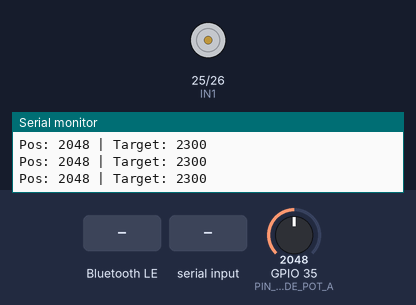
Simulated run of this sketch. Board: ESP32. On the bench: motor-driver pin pairs drawn as motors (green arrow = first pin HIGH = forward, orange = second pin HIGH = backward, longer = more drive, scaled by the enable pin), the last lines printed to the serial monitor. The inputs (shaded band) are chosen by the test bench; at power-on: GPIO 35 (PIN_SLIDE_POT_A) = 2048. Nothing arrives over Bluetooth unless stated; a phone connects over Bluetooth LE 3 s after start.

Above: at 1.2 s.
1.3 s: Bluetooth LE write "left" received
At 1.6 s:
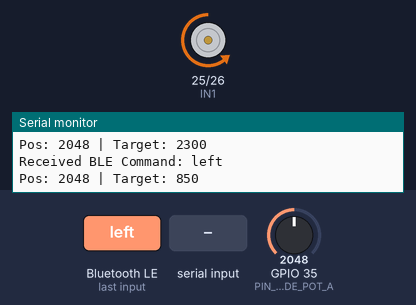
2.8 s: GPIO 35 (PIN_SLIDE_POT_A) set to 906
4.5 s: GPIO 35 (PIN_SLIDE_POT_A) set to 847
At 5.6 s:
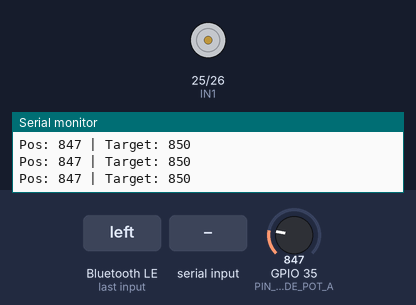
6.0 s: Bluetooth LE write "right" received
At 7.2 s:
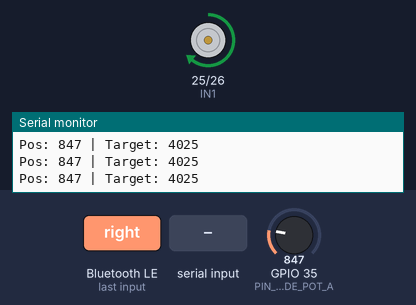
7.5 s: "left\n" received over Serial
At 7.9 s:
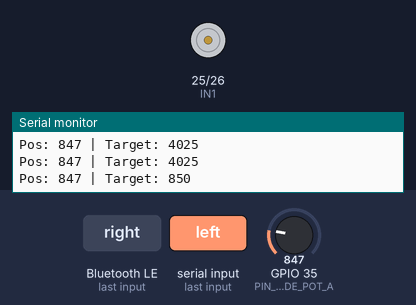
9.0 s: "right\n" received over Serial
At 9.7 s:
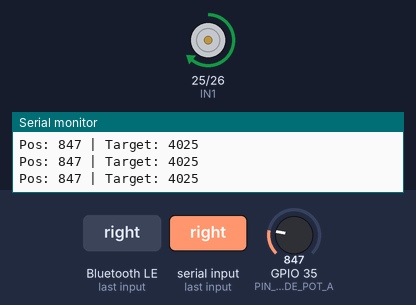
Timing chart, 0 to 11.5 s (numbered marks = the images above; inputs shaded):
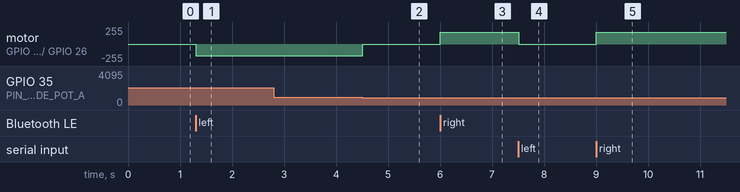

The sketch:

ESP32RangeBLE.ino
```cpp
#include <BLEDevice.h>
#include <BLEServer.h>
#include <BLEUtils.h>

#define PIN_SLIDE_POT_A 35

// Targets
#define RIGHT_TARGET 4025
#define LEFT_TARGET 850
#define MID_TARGET 2300

// Limits
#define RIGHT_LIMIT 4094
#define LEFT_LIMIT 700

#define TOLERANCE 25

// Motor pins
const int IN1 = 25;
const int IN2 = 26;
const int ENA = 27;

// PWM (ESP32 core v3)
const int pwmFreq = 5000;
const int pwmResolution = 8;
const int motorSpeed = 180;

// --- BLE UUIDs ---
#define SERVICE_UUID        "4fafc201-1fb5-459e-8fcc-c5c9c331914b"
#define CHARACTERISTIC_UUID "beb5483e-36e1-4688-b7f5-ea07361b26a8"

String command = "";

enum State {STOP, LEFT, RIGHT, STRAIGHT};
State currentState = STOP;

unsigned long lastPrintTime = 0;

// --- BLE Connection State Variables ---
BLEServer* pServer = NULL;
bool deviceConnected = false;
bool oldDeviceConnected = false;

// --- BLE Server Callbacks (Handles Connect/Disconnect) ---
class MyServerCallbacks: public BLEServerCallbacks {
    void onConnect(BLEServer* pServer) {
      deviceConnected = true;
      Serial.println("BLE Device Connected!");
    };

    void onDisconnect(BLEServer* pServer) {
      deviceConnected = false;
      Serial.println("BLE Device Disconnected!");
    }
};

// --- BLE Characteristic Callbacks (Handles incoming messages) ---
class MyCallbacks: public BLECharacteristicCallbacks {
    void onWrite(BLECharacteristic *pCharacteristic) {
      String rxValue = pCharacteristic->getValue().c_str();
      rxValue.trim();

      if (rxValue.length() > 0) {
        Serial.print("Received BLE Command: ");
        Serial.println(rxValue);

        // USE EQUALSIGNORECASE HERE FOR BLUETOOTH
        if (rxValue.equalsIgnoreCase("left")) currentState = LEFT;
        else if (rxValue.equalsIgnoreCase("right")) currentState = RIGHT;
        else if (rxValue.equalsIgnoreCase("straight")) currentState = STRAIGHT;
        else if (rxValue.equalsIgnoreCase("stop")) currentState = STOP;
      }
    }
};

void setup() {
  Serial.begin(115200);

  pinMode(PIN_SLIDE_POT_A, INPUT);
  pinMode(IN1, OUTPUT);
  pinMode(IN2, OUTPUT);

  ledcAttach(ENA, pwmFreq, pwmResolution);
  ledcWrite(ENA, motorSpeed);

  stopMotor();

  // --- BLE Setup ---
  Serial.println("Starting BLE...");
  BLEDevice::init("ESP32_Motor_Controller");

  pServer = BLEDevice::createServer();
  pServer->setCallbacks(new MyServerCallbacks()); // Attach server callbacks

  BLEService *pService = pServer->createService(SERVICE_UUID);

  BLECharacteristic *pCharacteristic = pService->createCharacteristic(
                                         CHARACTERISTIC_UUID,
                                         BLECharacteristic::PROPERTY_READ |
                                         BLECharacteristic::PROPERTY_WRITE
                                       );

  pCharacteristic->setCallbacks(new MyCallbacks());

  pService->start();

  BLEAdvertising *pAdvertising = BLEDevice::getAdvertising();
  pAdvertising->addServiceUUID(SERVICE_UUID);
  pAdvertising->setScanResponse(true);
  pAdvertising->setMinPreferred(0x06);
  pAdvertising->setMinPreferred(0x12);
  BLEDevice::startAdvertising();

  Serial.println("BLE Ready! Connect to 'ESP32_Motor_Controller' in nRF Connect.");
}

void loop() {
  // --- BLE Reconnection Logic ---
  // If the device just disconnected, restart advertising
  if (!deviceConnected && oldDeviceConnected) {
      delay(500); // Give the Bluetooth stack a moment to reset
      pServer->startAdvertising();
      Serial.println("Restarted Advertising...");
      oldDeviceConnected = deviceConnected;
  }
  // If a device just connected, update state
  if (deviceConnected && !oldDeviceConnected) {
      oldDeviceConnected = deviceConnected;
  }

  // --- Main Control Loop ---
  int pos = analogRead(PIN_SLIDE_POT_A);

  if (Serial.available()) {
    command = Serial.readStringUntil('\n');
    command.trim();

    if (command.equalsIgnoreCase("left")) currentState = LEFT;
  else if (command.equalsIgnoreCase("right")) currentState = RIGHT;
  else if (command.equalsIgnoreCase("straight")) currentState = STRAIGHT;
  else if (command.equalsIgnoreCase("stop")) currentState = STOP;
  }

  int target = MID_TARGET;

  if (currentState == LEFT) target = LEFT_TARGET;
  else if (currentState == RIGHT) target = RIGHT_TARGET;
  else if (currentState == STRAIGHT) target = MID_TARGET;

  if (millis() - lastPrintTime >= 250) {
    Serial.print("Pos: ");
    Serial.print(pos);
    Serial.print(" | Target: ");
    Serial.println(target);
    lastPrintTime = millis();
  }

  if (currentState == STOP) {
    stopMotor();
    delay(30);
    return;
  }

  bool allowMoveRight = true;
  bool allowMoveLeft = true;

  if (pos >= RIGHT_LIMIT) {
    allowMoveRight = false;
  }
  if (pos <= LEFT_LIMIT) {
    allowMoveLeft = false;
  }

  if (pos < target - TOLERANCE && allowMoveRight) {
    moveRight();
  }
  else if (pos > target + TOLERANCE && allowMoveLeft) {
    moveLeft();
  }
  else {
    stopMotor();
  }

  delay(30);
}

// --- Motor ---
void moveRight() {
  digitalWrite(IN1, HIGH);
  digitalWrite(IN2, LOW);
}

void moveLeft() {
  digitalWrite(IN1, LOW);
  digitalWrite(IN2, HIGH);
}

void stopMotor() {
  digitalWrite(IN1, LOW);
  digitalWrite(IN2, LOW);
}
```

Measured:
- the behaviour switches between 876 and 875 on GPIO 35 (PIN_SLIDE_POT_A) (found by bisection; images 1 and 2)
- after the input at 1.3 s, motor on GPIO 25 (IN1) / GPIO 26 (IN2): stopped → backward 179/255 at once
- after the input at 4.5 s, motor on GPIO 25 (IN1) / GPIO 26 (IN2): backward 179/255 → stopped at once
- after the input at 6.0 s, motor on GPIO 25 (IN1) / GPIO 26 (IN2): stopped → forward 179/255 at once
- after the input at 7.5 s, motor on GPIO 25 (IN1) / GPIO 26 (IN2): forward 179/255 → stopped at once
- after the input at 9.0 s, motor on GPIO 25 (IN1) / GPIO 26 (IN2): stopped → forward 179/255 at once
